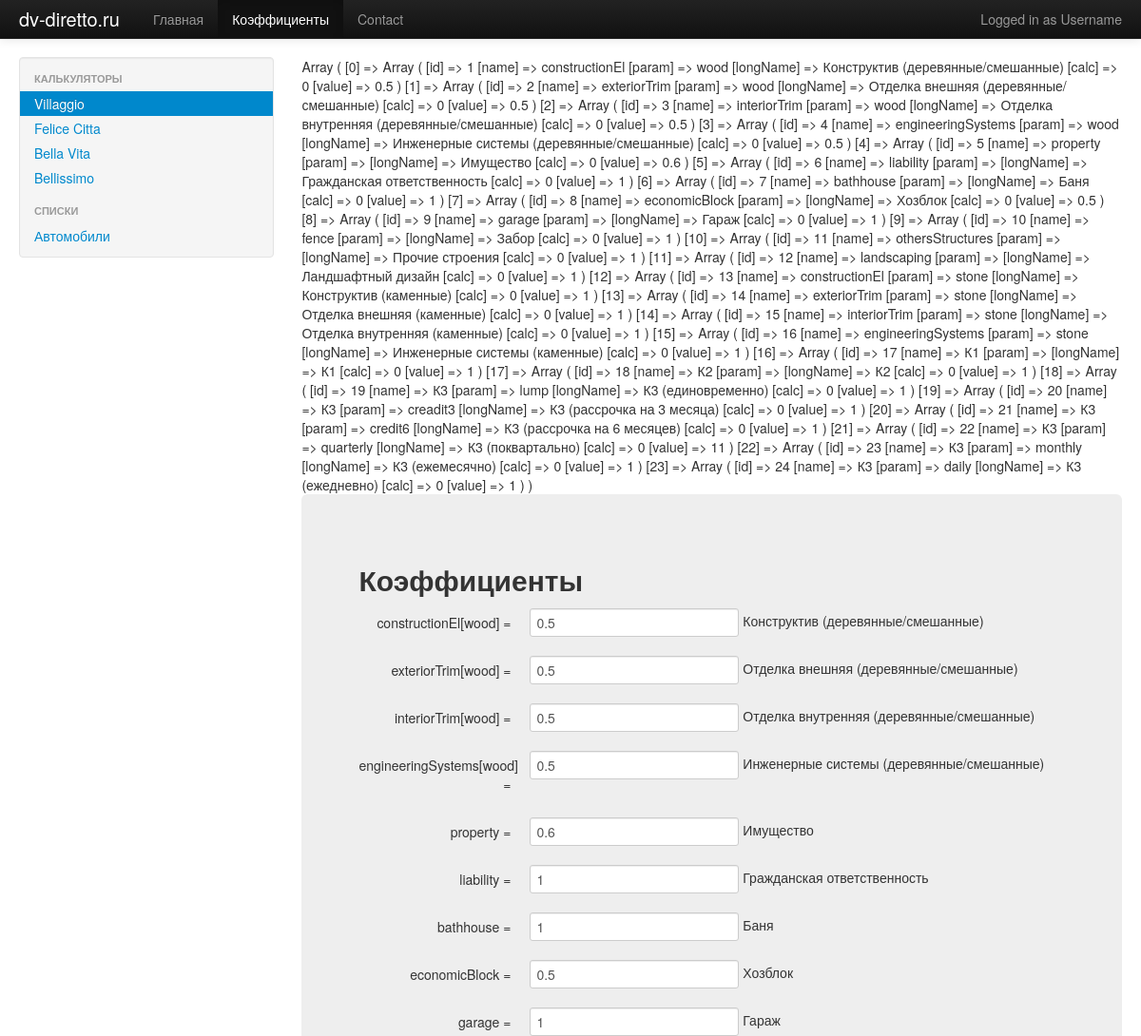
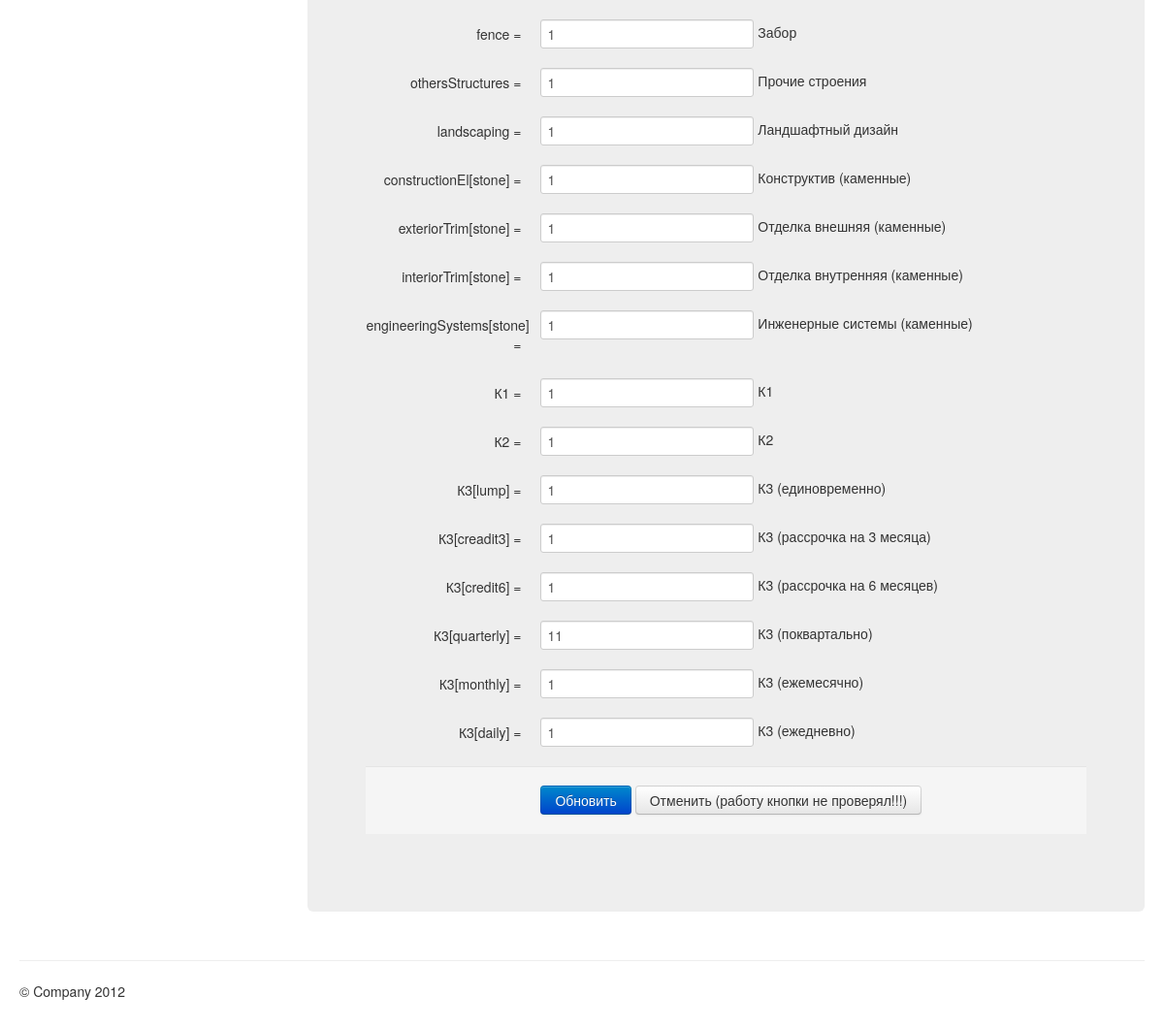
/admin/index.php?p=coefficient&calc=villaggio, run on the app's committed database (2 pictures, top to bottom).
### tables this page shows
CREATE TABLE IF NOT EXISTS `coefficient` (
  `id` int(11) NOT NULL AUTO_INCREMENT,
  `name` varchar(64) NOT NULL,
  `param` varchar(64) DEFAULT NULL,
  `longName` varchar(255) NOT NULL,
  `calc` int(11) NOT NULL,
  `value` float DEFAULT NULL,
  PRIMARY KEY (`id`),
  KEY `calc` (`calc`)
);

### admin/dbOperations.php (called while the page is built, shortened)
<?php
$dbHost = 'paboti.mysql';
$dbName = 'paboti_dvdiretto';
$dbUser = 'paboti_mysql';
$dbPass = 'mnsjmlnn';
try {
    $DBH = new PDO("mysql:host=$dbHost;dbname=$dbName;charset=utf8", $dbUser, $dbPass);
    $DBH->setAttribute( PDO::ATTR_ERRMODE, PDO::ERRMODE_WARNING );
    $DBH->exec("SET NAMES 'utf8'");
    $DBH->exec("SET collation_connection = 'utf8_general_ci'");
    $DBH->exec("SET collation_server = 'utf8_general_ci'");
    $DBH->exec("SET character_set_client = 'utf8'");
    $DBH->exec("SET character_set_connection = 'utf8'");
    $DBH->exec("SET character_set_results = 'utf8'");
    $DBH->exec("SET character_set_server = 'utf8'");
}
catch(PDOException $e) {
    errorMessageHandler($e);
}
function dbGetCoefficientsForCalc($structure)
{
    global $DBH;
    $coefficients = array();
    try {
        $STH = $DBH->prepare("SELECT * FROM coefficient WHERE calc = :calc");
        $STH->execute($structure);
        $STH->setFetchMode(PDO::FETCH_ASSOC);
        while($row = $STH->fetch()) {
            $temp['id'] = $row['id'];
            $temp['name'] = $row['name'];
            $temp['param'] = $row['param'];
            $temp['longName'] = $row['longName'];
            $temp['calc'] = $row['calc'];
            $temp['value'] = $row['value'];
            array_push($coefficients, $temp);
        }
    }
    catch (PDOException $e)
    {
        errorMessageHandler($e);
    }
    return $coefficients;
}

### admin/blocks/coefficients.php (the view, shortened to what this page needs)
<?php
switch ($GLOBALS['calc']) {
    case 'villaggio':
        $coefficients = dbGetCoefficientsForCalc(array('calc' => 0));
        break;
}
print_r ($coefficients);
if ($GLOBALS['calc'] == 'main')
{
}
else
{
?>
    <div class="hero-unit">
        <h2>Коэффициенты</h2>
        <form class="form-horizontal" action="/admin/index.php?p=coefficient&calc=villaggio" method="POST">
            <?php
                foreach ($coefficients as $coefficient) {
                    $param = '';
                    if ($coefficient['param'] != '')
                        $param = "[{$coefficient['param']}]";
                    echo '<div class="control-group">';
                    echo "<label class=\"control-label\" for=\" {$coefficient['id']} \">{$coefficient['name']}{$param} = </label>";
                    echo "<div class=\"controls\"><input type=text id=\"{$coefficient['id']}\" name=\"coeff[{$coefficient['id']}]\" value=\"{$coefficient['value']}\"> {$coefficient['longName']}</div>";
                    echo '</div>';
                }
                ?>
            <div class="form-actions">
              <button type="submit" class="btn btn-primary" name="saveVillaggioCoefficient" value="1">Обновить</button>
              <button type="button" class="btn">Отменить (работу кнопки не проверял!!!)</button>
            </div>
        </form>
    </div>
<?php
}
?>

### admin/index.php (shortened to what this page needs)
<?php
include_once ('dbOperations.php');
?>
<!DOCTYPE html>
<html lang="en">
<head>
    <link href="bootstrap/css/bootstrap.css" rel="stylesheet">
    <link href="../assets/css/bootstrap-responsive.css" rel="stylesheet">
</head>
<body>
<div class="navbar navbar-inverse navbar-fixed-top">
    <div class="navbar-inner">
        <div class="container-fluid">
            <a class="brand" href="/admin/index.php">dv-diretto.ru</a>
            <div class="nav-collapse collapse">
                <p class="navbar-text pull-right">
                    Logged in as <a href="#" class="navbar-link">Username</a>
                </p>
                <ul class="nav">
                    <li <?=$GLOBALS['page'] == 'main'?'class="active"':''?>><a href="/admin/index.php">Главная</a></li>
                    <li <?=$GLOBALS['page'] == 'coefficient'?'class="active"':''?>><a href="/admin/index.php?p=coefficient">Коэффициенты</a></li>
                    <li <?=$GLOBALS['page'] == 'contacts'?'class="active"':''?>><a href="/admin/index.php?p=contacts">Contact</a></li>
                </ul>
            </div>
        </div>
    </div>
</div>
<div class="container-fluid">
    <div class="row-fluid">
        <div class="span3">
            <div class="well sidebar-nav">
                <?php
                include_once ('blocks/leftNav.php');
                ?>
            </div>
        </div>
        <div class="span9">
            <?php
            include_once ('blocks/content.php');
            ?>
        </div>
    </div>
    <hr>
    <footer>
        <p>&copy; Company 2012</p>
    </footer>
</div>
</body>
</html>

### admin/blocks/leftNav.php (shortened to what this page needs)
<?php
switch ($GLOBALS['page'])
{
    case 'coefficient':
        include_once ('navCoefficient.php');
        break;
}

### admin/blocks/navCoefficient.php
<ul class="nav nav-list">
    <li class="nav-header">Калькуляторы</li>
    <li <?=($GLOBALS['calc']=='villaggio'?'class="active"':'')?>><a href="/admin/index.php?p=coefficient&calc=villaggio">Villaggio</a></li>
    <li <?=($GLOBALS['calc']=='feliceCitta'?'class="active"':'')?>><a href="/admin/index.php?p=coefficient&calc=feliceCitta">Felice Citta</a></li>
    <li <?=($GLOBALS['calc']=='bellaVita'?'class="active"':'')?>><a href="/admin/index.php?p=coefficient&calc=bellaVita">Bella Vita</a></li>
    <li <?=($GLOBALS['calc']=='bellissimo'?'class="active"':'')?>><a href="/admin/index.php?p=coefficient&calc=bellissimo">Bellissimo</a></li>
    <li class="nav-header">Списки</li>
    <li><a href="/admin/index.php?p=coefficient&list=auto">Автомобили</a></li>
</ul>

### admin/blocks/content.php (shortened to what this page needs)
<?php
if (isset($_GET['p']))
    $page = $_GET['p'];
else
    $page = 'main';
switch ($page)
{
    case 'coefficient':
        include_once ('coefficients.php');
        break;
}

### admin/index.php (style rules this page uses)
body { padding-top: 60px; padding-bottom: 40px; }
.sidebar-nav { padding: 9px 0; }

### data on the page
coefficient: name "constructionEl", param "[wood]", value "0.5", longName "Конструктив (деревянные/смешанные)"
coefficient: name "exteriorTrim", param "[wood]", value "0.5", longName "Отделка внешняя (деревянные/смешанные)"
coefficient: name "interiorTrim", param "[wood]", value "0.5", longName "Отделка внутренняя (деревянные/смешанные)"
coefficient: name "engineeringSystems", param "[wood]", value "0.5", longName "Инженерные системы (деревянные/смешанные)"
coefficient: name "property", value "0.6", longName "Имущество"
coefficient: name "liability", value "1", longName "Гражданская ответственность"
coefficient: name "bathhouse", value "1", longName "Баня"
coefficient: name "economicBlock", value "0.5", longName "Хозблок"
coefficient: name "garage", value "1", longName "Гараж"
coefficient: name "fence", value "1", longName "Забор"
coefficient: name "othersStructures", value "1", longName "Прочие строения"
coefficient: name "landscaping", value "1", longName "Ландшафтный дизайн"
coefficient: name "constructionEl", param "[stone]", value "1", longName "Конструктив (каменные)"
coefficient: name "exteriorTrim", param "[stone]", value "1", longName "Отделка внешняя (каменные)"
coefficient: name "interiorTrim", param "[stone]", value "1", longName "Отделка внутренняя (каменные)"
coefficient: name "engineeringSystems", param "[stone]", value "1", longName "Инженерные системы (каменные)"
coefficient: name "К1", value "1", longName "К1"
coefficient: name "К2", value "1", longName "К2"
coefficient: name "К3", param "[lump]", value "1", longName "К3 (единовременно)"
coefficient: name "К3", param "[creadit3]", value "1", longName "К3 (рассрочка на 3 месяца)"
coefficient: name "К3", param "[credit6]", value "1", longName "К3 (рассрочка на 6 месяцев)"
coefficient: name "К3", param "[quarterly]", value "11", longName "К3 (поквартально)"
coefficient: name "К3", param "[monthly]", value "1", longName "К3 (ежемесячно)"
coefficient: name "К3", param "[daily]", value "1", longName "К3 (ежедневно)"
